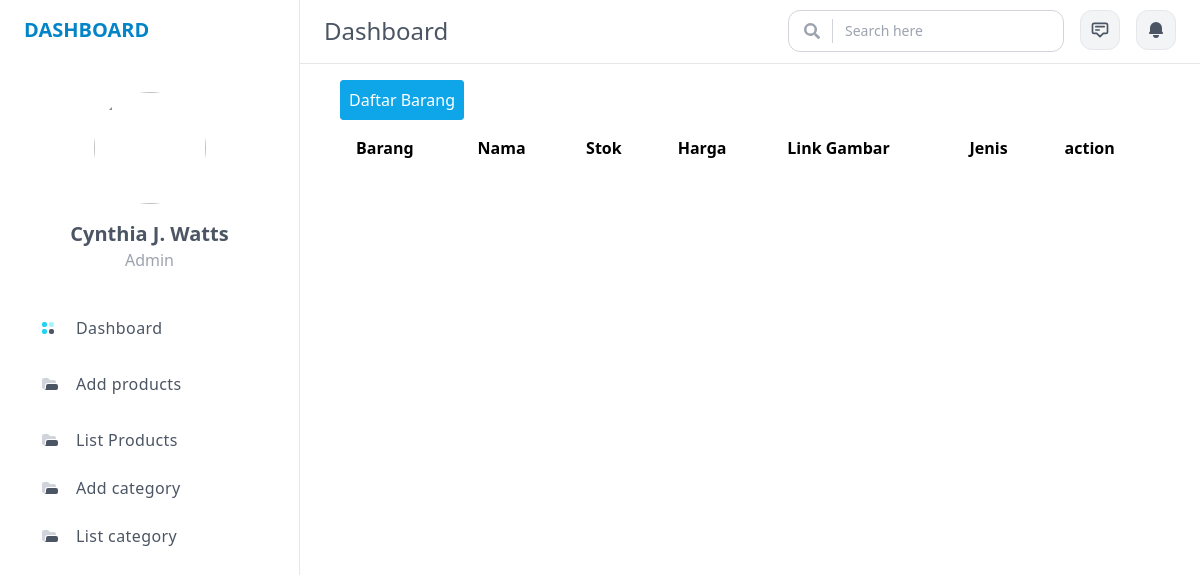
The page /vbrg/ on the database as committed earlier.
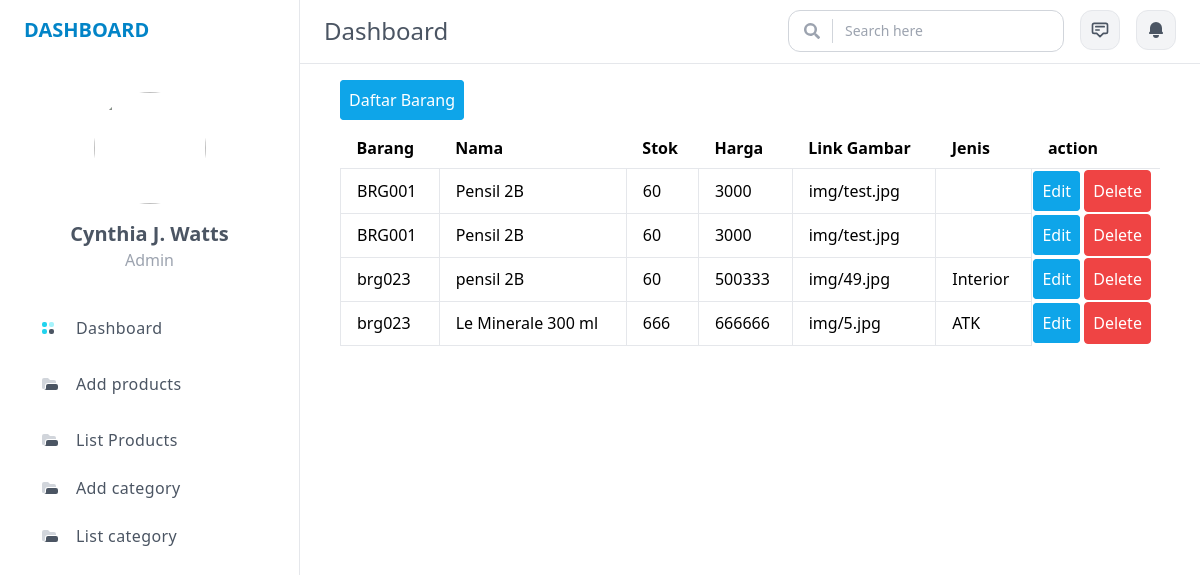
The same page on the database as committed later.
### dashboard/models.py (models this page shows, shortened)
class Barang(models.Model):
    kodebrg=models.CharField(max_length=8)
    nama=models.CharField(max_length=50)
    stok=models.IntegerField()
    harga=models.BigIntegerField()
    link_gbr=models.CharField(max_length=150, blank=True)
    waktu_posting=models.DateTimeField(auto_now_add=True)
    jenis_id=models.ForeignKey(Jenis, on_delete=models.CASCADE,null=True)

class Jenis(models.Model):
    nama=models.CharField(max_length=50)
    ket=models.TextField()

### dashboard/views.py (the view)
# urls.py: path('vbrg/',Barang_View),
def Barang_View(request):
    barangs=Barang.objects.all()
    konteks={
        'barangs':barangs,
    }
    return render(request,'tampil_brg.html',konteks)

### templates/tampil_brg.html (shortened to what this page needs)
{% extends 'base.html' %}
{% block content %}
<div class="px-6 pt-6 2xl:container">
  <section class="container px-4 mx-auto">
    <label for="name" class="bg-sky-500 hover:bg-sky-700 text-white py-2 px-2 border border-sky-500 rounded">Daftar Barang</label>
    <table class="min-w-full divide-y mt-4 divide-gray-200 light:divide-gray-700">
      <thead>
        <tr>
          <th class="text-left px-4 py-2">Barang</th>
          <th class="text-left px-4 py-2">Nama</th>
          <th class="text-left px-4 py-2">Stok</th>
          <th class="text-left px-4 py-2">Harga</th>
          <th class="text-left px-4 py-2">Link Gambar</th>
          <th class="text-left px-4 py-2">Jenis</th>
          <th class="text-left px-4 py-2">action</th>
        </tr>
      </thead>
      <tbody>
        {% for Barang in barangs %}
        <tr>
          <td class="border px-4 py-2">{{ Barang.kodebrg }}</td>
          <td class="border px-4 py-2">{{ Barang.nama }}</td>
          <td class="border px-4 py-2">{{ Barang.stok }}</td>
          <td class="border px-4 py-2">{{ Barang.harga }}</td>
          <td class="border px-4 py-2">{{ Barang.link_gbr }}</td>
          <td class="border px-4 py-2">{{ Barang.jenis_id.nama}}</td>
          <td>
            <a href="{% url 'ubah_brg' Barang.id %}"
              class="bg-sky-500 hover:bg-sky-700 text-white py-2 px-2 border border-sky-500 rounded">Edit</a>
            <button data-modal-target="popup-modal-{{ Barang.id }}" data-modal-toggle="popup-modal-{{ Barang.id }}"
              class="bg-red-500 hover:bg-red-700 text-white py-2 px-2 border border-red-500 rounded"
              type="button">
              Delete
            </button>
          </td>
        </tr>
        <tr>
          {% endfor %}
      </tbody>
    </table>
    {% endblock %}

Rows that differ between the two databases and show on the page:
added Barang: kodebrg "BRG001", nama "Pensil 2B", stok "60", harga "3000", link_gbr "img/test.jpg"
added Barang: kodebrg "BRG001", nama "Pensil 2B", stok "60", harga "3000", link_gbr "img/test.jpg"
added Barang: kodebrg "brg023", nama "pensil 2B", stok "60", harga "500333", link_gbr "img/49.jpg", jenis_id.nama "Interior"
added Barang: kodebrg "brg023", nama "Le Minerale 300 ml", stok "666", harga "666666", link_gbr "img/5.jpg", jenis_id.nama "ATK"
